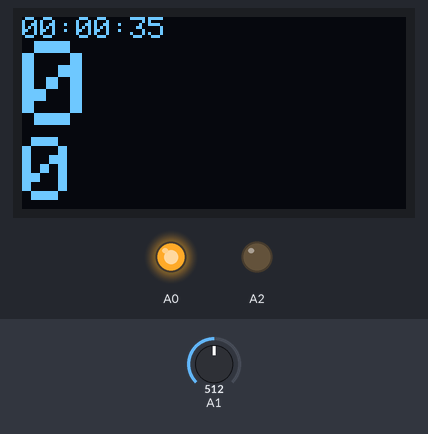
Recording of a sketch running on a simulated Arduino Uno, built with avr-gcc and run on an emulated ATmega328P. Parts: 128×64 one-colour display, output pins drawn as LEDs (lit = HIGH). The inputs (shaded band) are chosen by the test bench; at power-on: A1 = 512. The display library's start-up logo is not drawn; what the sketch prints to the serial monitor is not drawn.

Above: at 2.3 s.
2.4 s: A1 set to 716
At 3.3 s:
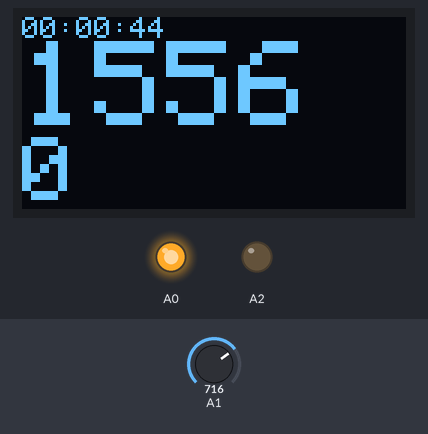
5.0 s: A1 set to 306
At 6.1 s:
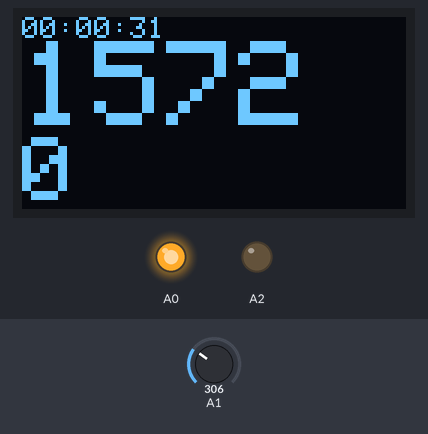
8.0 s: A1 set to 122
At 9.3 s:
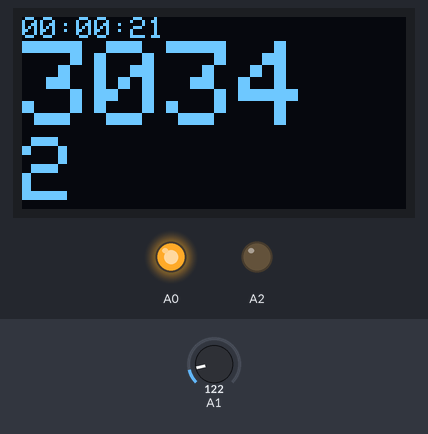
Timing chart, 0 to 11.0 s (numbered marks = the images above; inputs shaded):
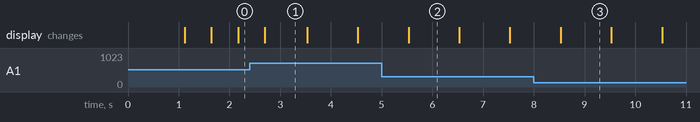

The sketch:

watmetro.ino
```cpp
#include <Arduino.h>
#include <string.h>

// Display
#include "Display.h"

//--------------------------------------------------------------------------------
void setup()
{
  //--------------------------------------
  // Open serial communications and wait for port to open:
  Serial.begin(115200);
  while (!Serial);
  Serial.println("Welcome to Watmeter :)");
  //--------------------------------------
  // Display
  OvkDisplay* dysp = OvkDisplay::createInstance(0x3C, 128, 64);
  dysp->updateBegin();
  dysp->drawStatus("Datalogger Starting");
  dysp->drawInstantWatt(0);
  dysp->drawInstantWattHour(0);
  dysp->updateEnd();
  //--------------------------------------
  pinMode(A0, OUTPUT);
  pinMode(A2, OUTPUT);
  digitalWrite(A2, LOW);
  digitalWrite(A0, HIGH);
}
//--------------------------------------------------------------------------------
void loop()
{
  static uint32_t onesec = 0;
  static uint32_t watt_sec = 0;
  const int calibra = -63;

  while (millis() < onesec) { };
  onesec += 1000;

  int i_max = 0;
  int i_min = 5000;
  uint32_t half_sec = millis() + 500;
  while (millis() < half_sec) {
    int ar = analogRead(A1) - 512;
    if (ar > i_max) { i_max = ar; }
    if (ar < i_min) { i_min = ar; }
  }
  //onesec+=1000;

  int i_med = (i_max - i_min) / 2;

  int w_inst = (int)(((float)i_med) * (230 * 1.414213562f * 0.01f * 5000.0f / 1024.0f)) + calibra;
  if (w_inst < 20) {
    w_inst = 0;
  }
  watt_sec += w_inst;

  int32_t sec = (int32_t)millis();///1000;
  Serial.print(sec); Serial.print(" - ");
  int32_t minu = (sec / 60);
  minu %= 60;
  Serial.print(minu); Serial.print(" - ");
  int32_t hour = (minu / 60);
  hour %= 60;
  Serial.print(hour); Serial.print(" - ");

  char tmp[32];
  sprintf(tmp, "%02d:%02d:%02d", hour, minu, sec);
  Serial.println(tmp);

  OvkDisplay* dysp = OvkDisplay::getInstance();
  dysp->updateBegin();
  dysp->drawStatus(tmp);
  dysp->drawInstantWatt(w_inst);
  dysp->drawInstantWattHour(watt_sec / 3600);
  //dysp->drawTime();
  dysp->updateEnd();

}
```

Display.cpp
```cpp
#include "HardwareSerial.h"
#include "Display.h"

#include <Wire.h>
#include <Adafruit_GFX.h>
#include <Adafruit_SSD1306.h>

//--------------------------------------------------------------------------------
OvkDisplay* OvkDisplay::m_instance = nullptr;

//--------------------------------------------------------------------------------
OvkDisplay::OvkDisplay(uint8_t iic_addr, uint8_t w, uint8_t h)
  : m_iic_addr(iic_addr)
{
  Serial.println(__LINE__);
  m_display = new Adafruit_SSD1306(w, h, &Wire);
  Serial.println(__LINE__);
  initDisplay();
}
//--------------------------------------------------------------------------------
bool OvkDisplay::initDisplay()
{
  Serial.println(__LINE__);
  if (!m_display) {
    return false;
  }

  Serial.println(__LINE__);
  if (!m_is_init) {
  Serial.println(__LINE__);
    m_is_init = m_display->begin(SSD1306_SWITCHCAPVCC, m_iic_addr);
  Serial.println(__LINE__);
    m_display->display();

  Serial.println(__LINE__);
    m_display->cp437(true);
  Serial.println(__LINE__);
    delay(1000);

  Serial.println(__LINE__);
    m_display->clearDisplay();
  Serial.println(__LINE__);
    m_display->display();
  }

  Serial.println(__LINE__);
  return m_is_init;
}
//--------------------------------------------------------------------------------
void OvkDisplay::updateBegin()
{
  m_display->clearDisplay();
}
//--------------------------------------------------------------------------------
void OvkDisplay::updateEnd()
{
  m_display->display();
}
//--------------------------------------------------------------------------------
bool OvkDisplay::drawStatus(const char* txt)
{
  m_display->setTextSize(1);      // Normal 1:1 pixel scale
  m_display->setTextColor(SSD1306_WHITE); // Draw white text
  m_display->setCursor(0, 0);     // Start at top-left corner
  m_display->write(txt);
}
//--------------------------------------------------------------------------------
bool OvkDisplay::drawInstantWatt(const int val)
{
  m_display->setTextSize(4);
  m_display->setTextColor(SSD1306_WHITE);
  m_display->setCursor(0, 8);
  m_display->print(val);
}
//--------------------------------------------------------------------------------
bool OvkDisplay::drawInstantWattHour(const int val)
{
  m_display->setTextSize(3);
  m_display->setTextColor(SSD1306_WHITE);
  m_display->setCursor(0, 8+4*8);
  m_display->print(val);
}
//--------------------------------------------------------------------------------
bool OvkDisplay::drawTime(const uint32_t val)
{
  m_display->setTextSize(2);
  m_display->setTextColor(SSD1306_WHITE);
  m_display->setCursor(90, 8+4*8);
  m_display->print(val);
}
//--------------------------------------------------------------------------------
//--------------------------------------------------------------------------------
OvkDisplay* OvkDisplay::createInstance(uint8_t iic_addr, uint8_t w, uint8_t h)
{
  if (!m_instance) {
    m_instance = new OvkDisplay(iic_addr, w, h);
  }
  return m_instance;
}
//--------------------------------------------------------------------------------
OvkDisplay* OvkDisplay::getInstance()
{
  return m_instance;
}
```

Display.h
```cpp
//--------------------------------------------------------------------------------
#include "Arduino.h"

//--------------------------------------------------------------------------------
class Adafruit_SSD1306;

//--------------------------------------------------------------------------------
class OvkDisplay
{
public:
  static OvkDisplay* createInstance(uint8_t iic_addr=0x3C, uint8_t w=128, uint8_t h=64);
  static OvkDisplay* getInstance();

public:
  bool initDisplay();
  void updateBegin();
  void updateEnd();
  bool drawStatus(const char* txt);
  bool drawInstantWatt(const int val);
  bool drawInstantWattHour(const int val);
  bool drawTime(const uint32_t val);

private:
  OvkDisplay(uint8_t iic_addr, uint8_t w, uint8_t h);

protected:
  Adafruit_SSD1306*   m_display;  //! The display
  char                m_txt[8];  //! Tmp buffer

protected:
  bool    m_is_init=false;
  uint8_t m_iic_addr;

private:
  static OvkDisplay* m_instance;
};
```

Measured:
- what the display in image 1 shows lasts 0.8 s, from 2.7 s to 3.5 s
- what the display in image 2 shows lasts 1.0 s, from 5.5 s to 6.5 s
